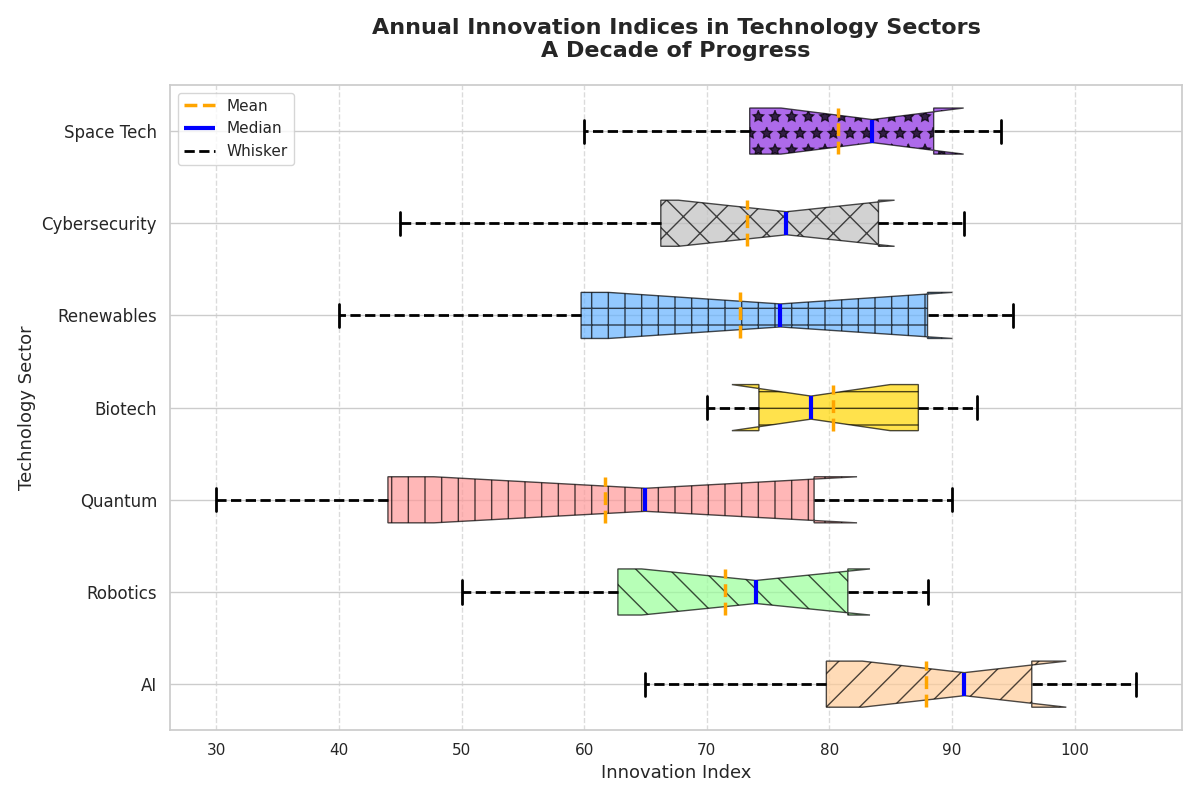

This figure's Python source:
import matplotlib.pyplot as plt
import numpy as np

sectors = ["AI", "Robotics", "Quantum", "Biotech", "Renewables", "Cybersecurity", "Space Tech"]
innovation_data = [
    [65, 72, 78, 85, 90, 92, 95, 97, 100, 105],
    [50, 55, 62, 65, 70, 78, 80, 82, 85, 88],
    [30, 35, 42, 50, 60, 70, 75, 80, 85, 90],
    [70, 72, 74, 75, 77, 80, 85, 88, 90, 92],
    [40, 50, 58, 65, 72, 80, 85, 89, 93, 95],
    [45, 55, 65, 70, 75, 78, 81, 85, 88, 91],
    [60, 68, 72, 78, 82, 85, 87, 89, 92, 94]
]

fig, ax = plt.subplots(figsize=(12, 8))

# Set vert=False to make horizontal boxplot
bp = ax.boxplot(innovation_data, vert=False, patch_artist=True, 
                notch=True, showmeans=True, meanline=True,
                meanprops=dict(linestyle='--', linewidth=2.5, color='orange'))

colors = ['#FFCC99', '#99FF99', '#FF9999', '#FFD700', '#66B3FF', '#C0C0C0', '#8A2BE2']
hatches = ['/', '\\', '|', '-', '+', 'x', '*']
for patch, color, hatch in zip(bp['boxes'], colors, hatches):
    patch.set(facecolor=color, hatch=hatch, alpha=0.7)

# Customize medians, whiskers, and caps
for median in bp['medians']:
    median.set(color='blue', linewidth=3)
for whisker in bp['whiskers']:
    whisker.set(color='black', linewidth=2, linestyle='--')
for cap in bp['caps']:
    cap.set(color='black', linewidth=2)

# Change labels to align with the horizontal layout
ax.set_title('Annual Innovation Indices in Technology Sectors\nA Decade of Progress', 
             fontsize=16, fontweight='bold', pad=20)
ax.set_xlabel('Innovation Index', fontsize=13)
ax.set_ylabel('Technology Sector', fontsize=13)
ax.set_yticks(np.arange(1, len(sectors) + 1))
ax.set_yticklabels(sectors, fontsize=12)

# Add grid for clarity
ax.xaxis.grid(True, linestyle='--', alpha=0.7)

# Add legend
boxplot_elements = [bp['means'][0], bp['medians'][0], bp['whiskers'][0]]
ax.legend(boxplot_elements, ['Mean', 'Median', 'Whisker'], loc='upper left')

plt.tight_layout()
plt.show()
